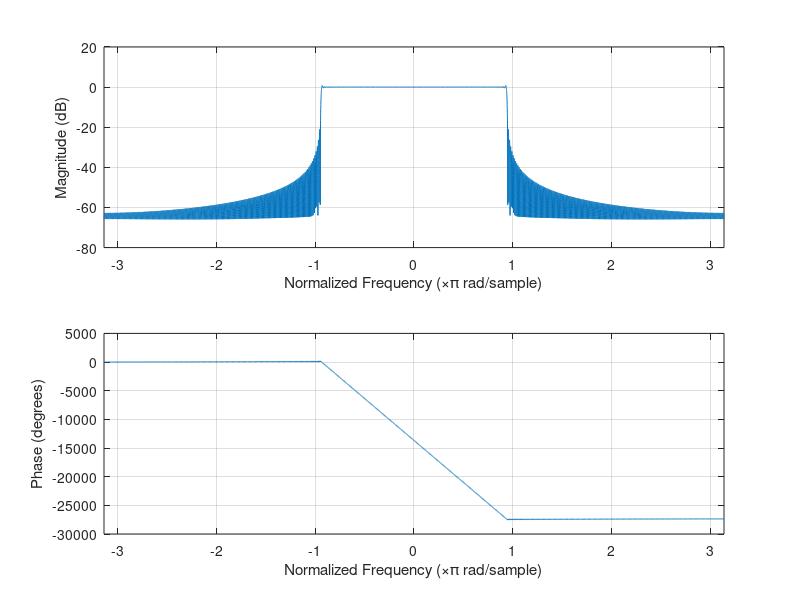

Here is the MATLAB script that generated this plot:
N= 8;
Fs= 6e3;
t= 0:1/Fs:(N-1)/Fs;
Wc = 0.3*pi;
Hd = zeros(1,N);
k= ceil((N-1)/2);
for i=1:N
if(i==k)
continue
end
Hd(i)= (sin(Wc*(i-k)))/(pi*(i-k));
end
Hd(k) = Wc/pi;
stem(t,Hd);
xlabel('Time(sec)');
ylabel('Amplitude');
title('Sampled Signal at Fs = 6kHz and N = 8 sample points');

w = rectwin(N); %% rectangular window

h = Hd.*transpose(w);

W = -pi:pi/10e3:pi;
freqz(h,1,W);

N= 64;
t= 0:1/Fs:(N-1)/Fs;
Hd = zeros(1,N);
k= ceil((N-1)/2);
for i=1:N
if(i==k)
continue
end
Hd(i)= (sin(Wc*(i-k)))/(pi*(i-k));
end
hd(k) = Wc/pi;
stem(t,Hd);
xlabel('Time(sec');
ylabel('Amplitude');
title('Sampled Signal at Fs = 6kHZ and N = 64 sample points');

w = rectwin(N);

h = Hd.*transpose(w);

W = -pi:pi/10e3:pi;
freqz(h,1,W);

N= 512;

t= 0:1:(N-1);
wc = 0.3*pi;
Hd = zeros(1,N);
k= ceil((N-1)/2);
for i=1:N
if(i==k)
continue
end
Hd(i)= (sin(0.3*pi*(i-k)))/(pi*(i-k));
end
Hd(k) = 0.3;
stem(t,Hd);
xlabel('Time(sec)');
ylabel('Amplitude');
title('Sampled signal at Fs = 6kHz and N = 512 sample points');

w = rectwin(N);
h = Hd.*transpose(w);
W = -pi:pi/10e3:pi;
freqz(h,1,W);

w = ones(1,N);

h = Hd.*(w);
W = -pi:0.01:pi;
filter_3=freqz(h,1,W);

